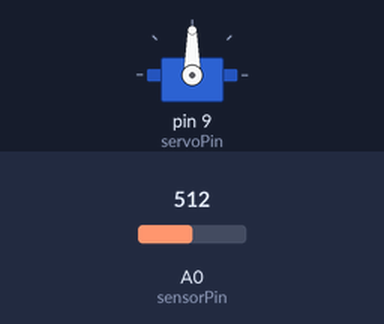
Recording of a sketch running on a simulated Arduino Uno, built with avr-gcc and run on an emulated ATmega328P. On the bench: servo. The inputs (shaded band) are chosen by the test bench; at power-on: A0 (sensorPin) = 512.

Above: at 1.2 s.
1.3 s: A0 (sensorPin) set to 716
At 1.9 s:
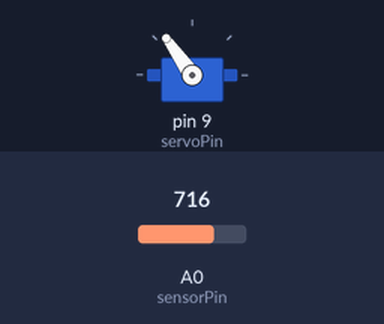
2.8 s: A0 (sensorPin) set to 900
At 4.0 s:
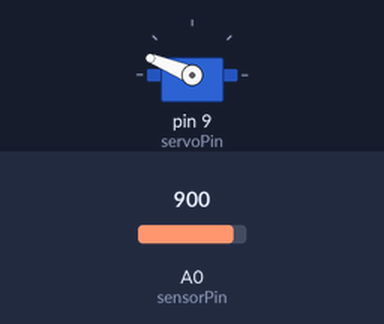
4.3 s: A0 (sensorPin) set to 1023
At 5.3 s:
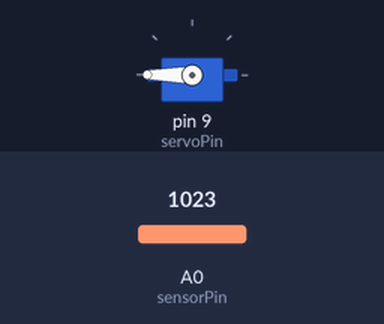
5.8 s: A0 (sensorPin) set to 306
At 6.5 s:
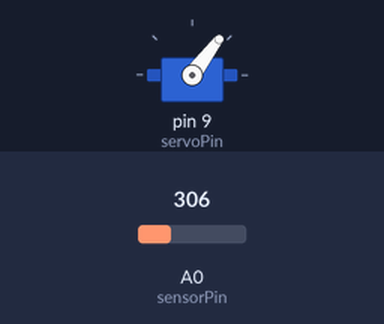
7.3 s: A0 (sensorPin) set to 122
At 7.6 s:
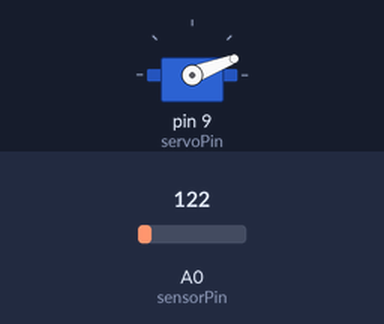
Timing chart, 0 to 9.8 s (numbered marks = the images above; inputs shaded):
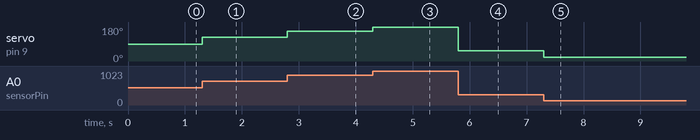

Measured:
- after the input at 1.3 s, servo on pin 9 (servoPin): 90° → 125° at once
- after the input at 2.8 s, servo on pin 9 (servoPin): 125° → 158° at once
- after the input at 4.3 s, servo on pin 9 (servoPin): 158° → 180° at once
- after the input at 5.8 s, servo on pin 9 (servoPin): 180° → 53° at once
- after the input at 7.3 s, servo on pin 9 (servoPin): 53° → 21° at once

The sketch:

test.ino
```cpp
#include <Servo.h>

Servo myServo;  // 서보모터 객체 생성

const int servoPin = 9;       // 서보모터를 연결한 디지털 핀 번호
const int sensorPin = A0;     // 센서를 연결한 아날로그 핀 번호

void setup() {
  myServo.attach(servoPin);  // 서보모터를 핀에 연결
}

void loop() {
  int sensorValue = analogRead(sensorPin);  // 센서값 읽기

  // 센서값을 서보모터의 동작 범위에 매핑.
  // 아날로그 센서값은 0~1023 범위이며, 서보모터의 범위는 0~180도 입니다.
  int servoAngle = map(sensorValue, 0, 1023, 0, 180);

  myServo.write(servoAngle);  // 매핑된 각도로 서보모터 제어
}
```
